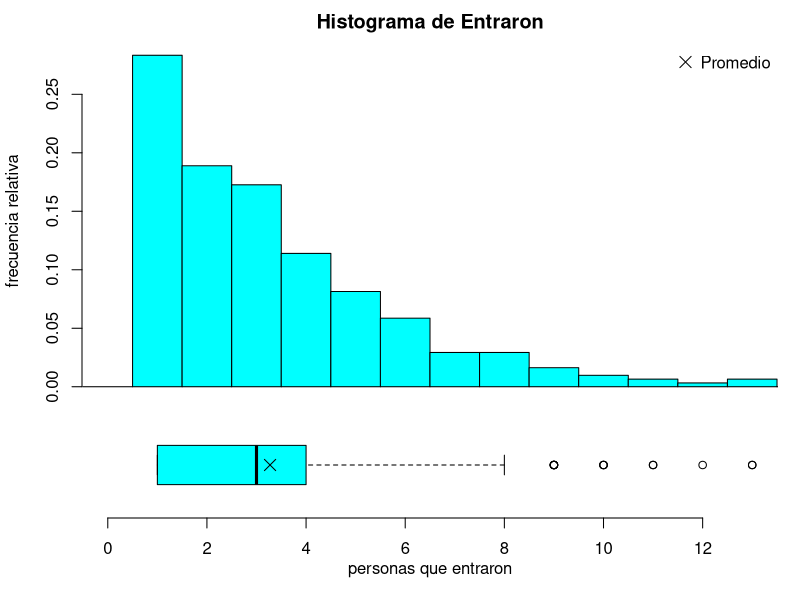
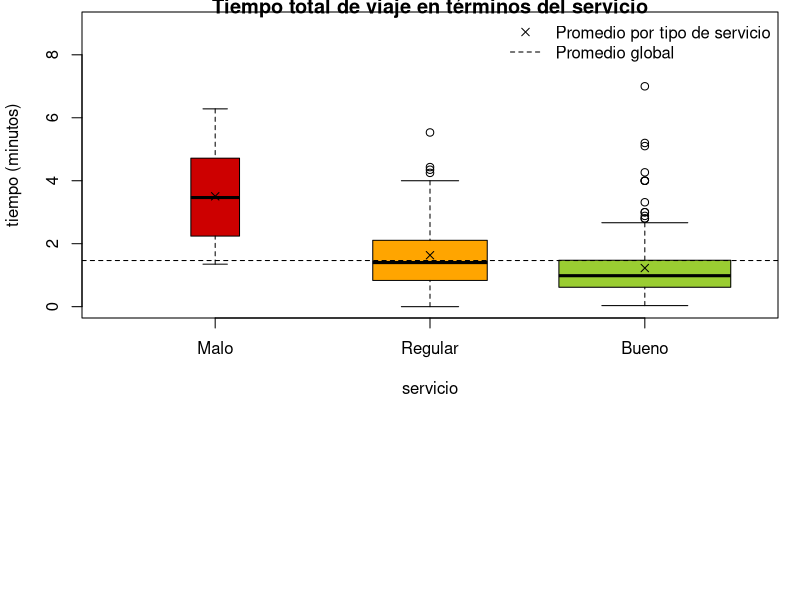

These charts were generated, in order, by the following R code:
## ---- chunk 1
library(readr)
library(dplyr)
library(modeest)
library(ggplot2)
library(stringr)
## ---- chunk 2
DF <- read_csv("L1A.csv")
## ---- chunk 3
#cuantos datos faltantes, cuantos na en total
na_total <- sum(is.na(DF))  
na_total

#obs incompletas, si no usamos el "!", me daria todas las filas completas
obs_incompletas <-sum(!complete.cases(DF))
obs_incompletas


## ---- chunk 4
#todas las filas completas excluyendo las filas que tiene na
sum(complete.cases(DF))


#porcentaje seria 
round(sum(!complete.cases(DF))/nrow(DF) *100,2)


#segun el enunciado dice que no eliminaremos nada 
#Cantidad de datos faltantes por variable, pero ojo tamaño efectivo sin los NA
cantidad_faltantes_por_columna<-colSums(!is.na(DF)) 
minimo<-min(cantidad_faltantes_por_columna)

minimo


#nombre que aquella variable
nombre_variable <-names(which.min(cantidad_faltantes_por_columna))

nombre_variable

## ---- chunk 5
#verificando la libreta observamos que todo esta en segundos asi que debemos hacer 5*60
DF <-DF %>% mutate(Espera = ifelse(Espera >= 0 & Espera <= 300, Espera, NA),
Viaje = ifelse(Viaje >= 0 & Viaje <= 120, Viaje, NA),
Total = ifelse(Total >= 0 & Total <= 420, Total, NA))

#datos faltantes
colSums(is.na(DF))


colSums(!is.na(DF))


#hallamos la mediana
round(median(DF$Espera,na.rm = T),2)
#promedio
round(mean(DF$Espera, na.rm = T),2)
#desviacion estandar
round(sd(DF$Espera, na.rm = T),2)

#coeficiente de variacion
round(sd(DF$Espera, na.rm = TRUE)/mean(DF$Espera, na.rm = TRUE), 2)  


#NOTA
#media > mediana	 =>sesgo derecha
#media < mediana	 =>sesgo izquierda
#media ≈ mediana	 =>simétrica
## ---- chunk 6
#datos faltantes de la variable viaje


sum(is.na(DF$Viaje))

#tamaño efectivo 
sum(!is.na(DF$Viaje))
#hallamos la mediana
round(median(DF$Viaje,na.rm = T),2)
#promedio
round(mean(DF$Viaje, na.rm = T),2)
#desviacion estandar
round(sd(DF$Viaje, na.rm = T),2)

#coeficiente de variacion
round(sd(DF$Viaje, na.rm = TRUE)/mean(DF$Viaje, na.rm = TRUE), 2)  

#Coeficiente de variación (CV)
#El coeficiente de variación mide el grado de dispersión de los datos
#respecto a su media. Se calcula dividiendo la desviación estándar
#entre el promedio y multiplicando por 100.
#
#Interpretación:
#CV < 15%   -> baja variabilidad
#15% <= CV <= 30% -> variabilidad moderada
#CV > 30%   -> alta variabilidad
#
#Si el CV es alto, es más recomendable utilizar la mediana
#como medida de tendencia central, ya que el promedio puede
#verse afectado por valores extremos.

#NOTA
#media > mediana	 =>sesgo derecha
#media < mediana	 =>sesgo izquierda
#media ≈ mediana	 =>simétrica



#PARA HALLAR LA MODA
which.max(table(DF$Viaje))  


## ---- chunk 7


sum(is.na(DF$Total))
#tamaño efectivo 
sum(!is.na(DF$Total))

#hallamos la mediana
round(median(DF$Total,na.rm = T),2)
#promedio
round(mean(DF$Total, na.rm = T),2)
#desviacion estandar
round(sd(DF$Total, na.rm = T),2)

#coeficiente de variacion
round(sd(DF$Total, na.rm = TRUE)/mean(DF$Total, na.rm = TRUE), 2)  

#Coeficiente de variación (CV)
#El coeficiente de variación mide el grado de dispersión de los datos
#respecto a su media. Se calcula dividiendo la desviación estándar
#entre el promedio y multiplicando por 100.
#
#Interpretación:
#CV < 15%   -> baja variabilidad
#15% <= CV <= 30% -> variabilidad moderada
#CV > 30%   -> alta variabilidad
#
#Si el CV es alto, es más recomendable utilizar la mediana
#como medida de tendencia central, ya que el promedio puede
#verse afectado por valores extremos.

#NOTA
#media > mediana	 =>sesgo derecha
#media < mediana	 =>sesgo izquierda
#media ≈ mediana	 =>simétrica



#PARA HALLAR LA MODA
which.max(table(DF$Viaje))  



## ---- chunk 8


levels(DF$Servicio)  #SERIA CATEGORICA ORDINAL

#cuartil

########################################33
# aca lo que hacemos es ordenar la variable
DF$Servicio <- factor(
  DF$Servicio,
  levels = c("Malo", "Regular", "Bueno"),
  ordered = TRUE
)

#convertimos la variable ordinal a numeros

x <- as.numeric(DF$Servicio)


#ahora podemos calcular medidas ordinales
quantile(x, c(0.25, 0.5, 0.75), type = 3, na.rm = TRUE)

## ---- chunk 9
nf <- layout(mat = matrix(c(1,2), 2, 1, byrow = TRUE), height = c(2,1))
par(mar=c(0.0, 4.1, 2.1, 1.1))
hist(DF$Entraron,
     xlim = c(0, max(DF$Entraron, na.rm = TRUE)),
     ylab = "frecuencia relativa",
     main = "Histograma de Entraron",
     prob  = TRUE,
     axes  = FALSE,
     breaks = (0:21) - 0.5,
     col  = "cyan")
axis(2)
legend("topright", legend = "Promedio", pch = 4, bty = "n", pt.cex = 1.5)
par(mar=c(4.1, 4.1, 0.6, 1.1))
boxplot(DF$Entraron,
        horizontal = TRUE,
        bty  = "n",
        ylim = c(0, max(DF$Entraron, na.rm = TRUE)),
        frame = FALSE,
        axes  = TRUE,
        col  = "cyan")
points(mean(DF$Entraron, na.rm = TRUE), 1, pch = 4, cex = 1.5)
title(xlab = "personas que entraron", line = 2)

#cuantas personas entraron
cat("el numero maximo de personas que entraron fue :", max(DF$Entraron, na.rm = TRUE))

## ---- chunk 10
#| fig-width: 7
#| fig-height: 5

boxplot(DF$Total/60 ~ DF$Servicio,
        varwidth = TRUE,
        ylim = c(0, 9),
        main = "Tiempo total de viaje en términos del servicio",
        ylab = "tiempo (minutos)",
        xlab = "servicio",
        col  = c("red3", "orange", "yellowgreen"))
abline(h = mean(DF$Total/60, na.rm = TRUE), lty = 2, col = "black")
points(1:3,
       c(mean(DF$Total[DF$Servicio == "Malo"]/60,    na.rm = TRUE),
         mean(DF$Total[DF$Servicio == "Regular"]/60, na.rm = TRUE),
         mean(DF$Total[DF$Servicio == "Bueno"]/60,   na.rm = TRUE)),
       pch = 4)
legend("topright",
       legend = c("Promedio por tipo de servicio", "Promedio global"),
       pch = c(4, NA), lty = c(NA, 2),
       col = c("black", "black"), bty = "n")
